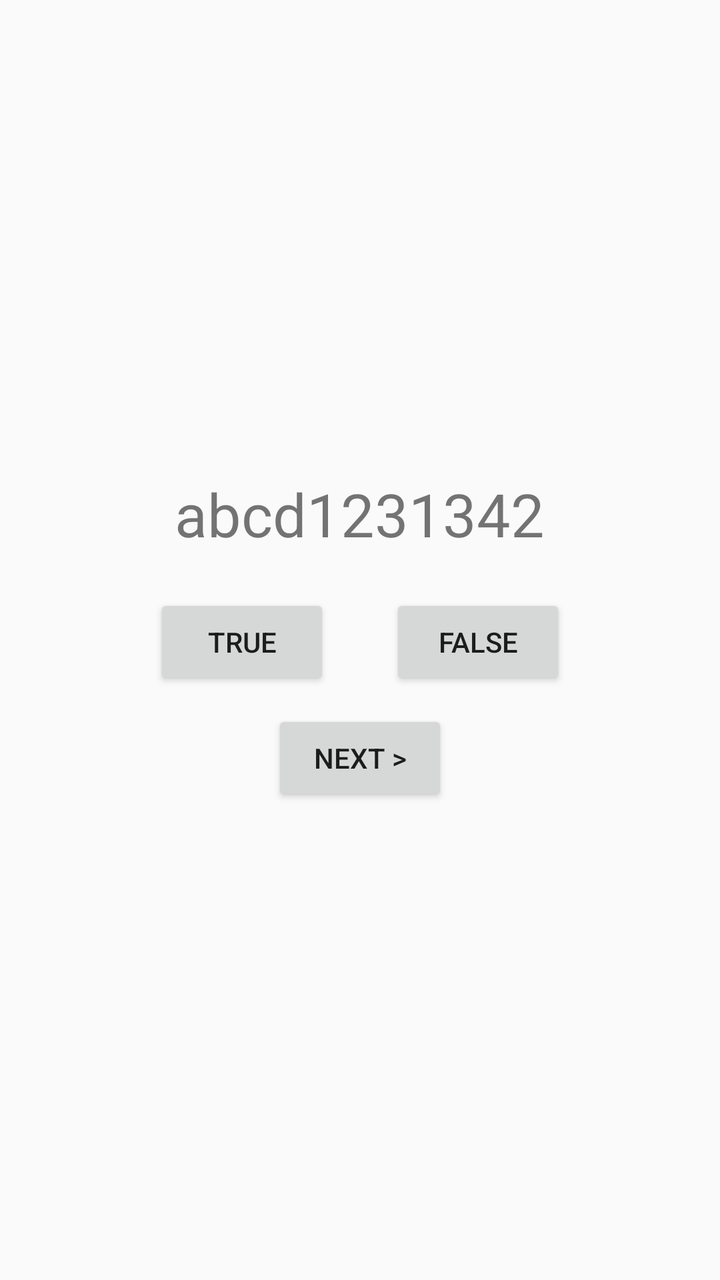
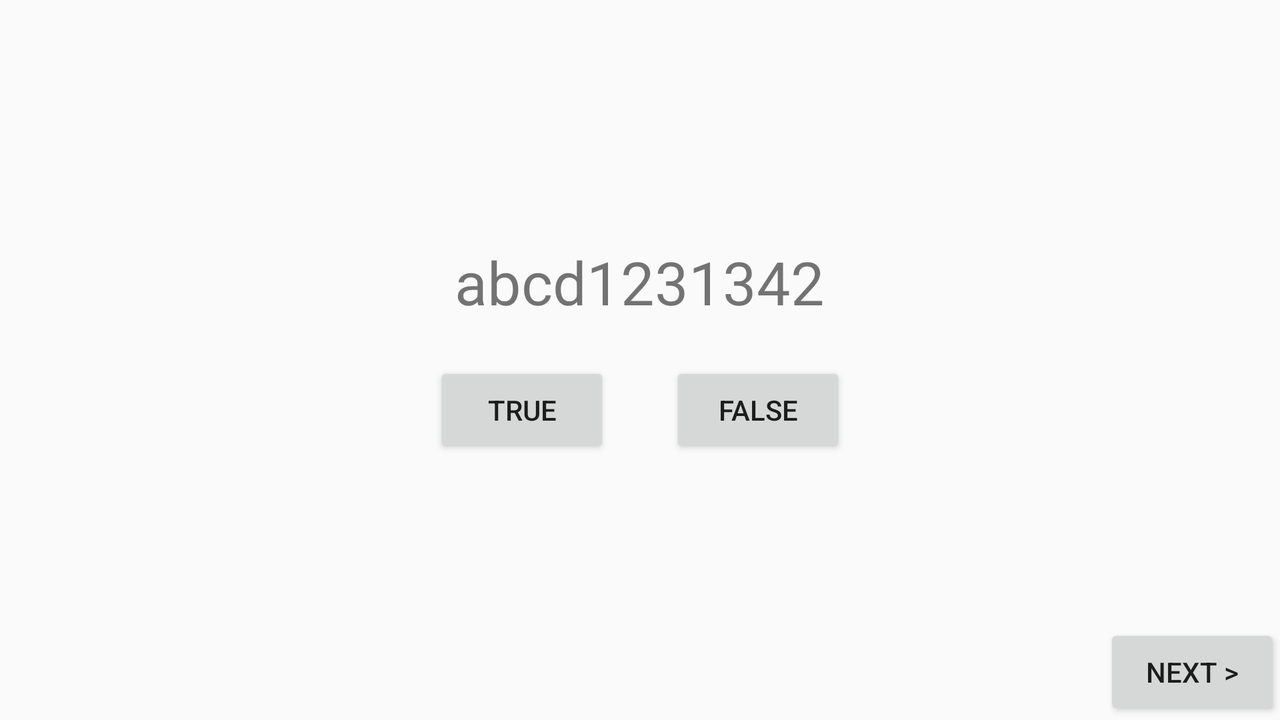

One screen, two layout resources from the same app: the default and the repository's alternative for another configuration. Each is rendered where Android would select it; the XML of both is given below.
<!-- AndroidManifest.xml: application theme Theme.InClassApp -->
<!-- res/layout/activity_question3_21.xml -->
<?xml version="1.0" encoding="utf-8"?>
<LinearLayout xmlns:android="http://schemas.android.com/apk/res/android"
    xmlns:tools="http://schemas.android.com/tools"
    android:orientation="vertical"
    android:gravity="center"
    tools:context=".Question3_21Activity"
    android:layout_width="match_parent"
    android:layout_height="match_parent">

    <TextView
        android:id="@+id/question"
        android:text="abcd1231342"
        android:textSize="30sp"
        android:layout_width="wrap_content"
        android:layout_height="wrap_content"/>

    <LinearLayout
        android:orientation="horizontal"
        android:gravity="center"
        android:layout_marginTop="20dp"
        android:layout_marginBottom="10dp"
        android:layout_width="match_parent"
        android:layout_height="wrap_content">

        <Button
            android:id="@+id/btnTrue"
            android:text="@string/trueT"
            android:layout_width="wrap_content"
            android:layout_height="wrap_content"/>

        <Space
            android:layout_width="30dp"
            android:layout_height="wrap_content"/>

        <Button
            android:id="@+id/btnFalse"
            android:text="@string/falseF"
            android:layout_width="wrap_content"
            android:layout_height="wrap_content"/>
    </LinearLayout>


    <Button
        android:id="@+id/NEXT"
        android:text="@string/next"
        android:layout_width="wrap_content"
        android:layout_height="wrap_content" />

</LinearLayout>
<!-- resources referenced by this layout -->
<resources>
  <string name="falseF">FALSE</string>
  <string name="next">NEXT &gt;</string>
  <string name="trueT">TRUE</string>
  <style name="Theme.InClassApp" parent="Theme.MaterialComponents.DayNight.NoActionBar.Bridge">
          
          <item name="colorPrimary">@color/purple_500</item>
          <item name="colorPrimaryVariant">@color/purple_700</item>
          <item name="colorOnPrimary">@color/white</item>
          
          <item name="colorSecondary">@color/teal_200</item>
          <item name="colorSecondaryVariant">@color/teal_700</item>
          <item name="colorOnSecondary">@color/black</item>
          
          <item name="android:statusBarColor" tools:targetApi="l">?attr/colorPrimaryVariant</item>
          
      </style>
  <color name="purple_500">#FF6200EE</color>
  <color name="purple_700">#FF3700B3</color>
  <color name="white">#FFFFFFFF</color>
  <color name="teal_200">#FF03DAC5</color>
  <color name="teal_700">#FF018786</color>
  <color name="black">#FF000000</color>
</resources>
<!-- res/layout-land/activity_question3_21.xml (the repository's variant of the layout above) -->
<!-- drawn on the phone turned sideways -->
<?xml version="1.0" encoding="utf-8"?>
<LinearLayout xmlns:android="http://schemas.android.com/apk/res/android"
    xmlns:tools="http://schemas.android.com/tools"
    android:orientation="vertical"
    android:gravity="center"
    tools:context=".Question3_21Activity"
    android:layout_width="match_parent"
    android:layout_height="match_parent">

    <LinearLayout
        android:layout_width="match_parent"
        android:layout_weight="1"
        android:layout_height="0dp"/>

    <TextView
        android:id="@+id/question"
        android:text="abcd1231342"
        android:textSize="30sp"
        android:layout_width="wrap_content"
        android:layout_height="wrap_content"/>

    <LinearLayout
        android:orientation="horizontal"
        android:gravity="center"
        android:layout_marginTop="20dp"
        android:layout_marginBottom="10dp"
        android:layout_width="match_parent"
        android:layout_height="wrap_content">

        <Button
            android:id="@+id/btnTrue"
            android:text="@string/trueT"
            android:layout_width="wrap_content"
            android:layout_height="wrap_content"/>

        <Space
            android:layout_width="30dp"
            android:layout_height="wrap_content"/>

        <Button
            android:id="@+id/btnFalse"
            android:text="@string/falseF"
            android:layout_width="wrap_content"
            android:layout_height="wrap_content"/>
    </LinearLayout>

    <LinearLayout
        android:id="@+id/content"
        android:layout_width="fill_parent"
        android:layout_height="0dp"
        android:layout_weight="1"
        android:gravity="bottom"
        android:orientation="vertical">

        <Button
            android:id="@+id/NEXT"
            android:text="@string/next"
            android:layout_gravity="bottom|right"
            android:layout_width="wrap_content"
            android:layout_height="wrap_content" />
    </LinearLayout>

</LinearLayout>
